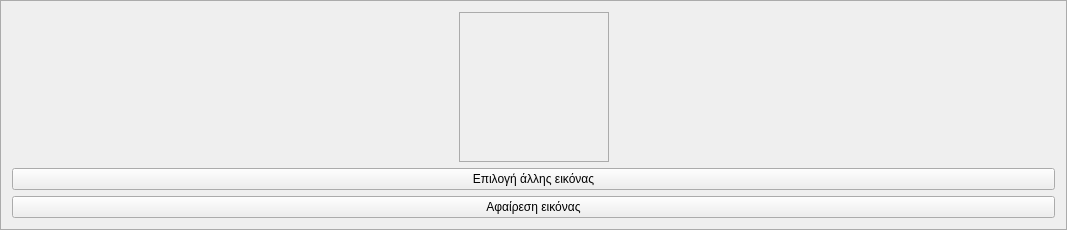
           <widget class="QFrame" name="frame_3">
            <property name="styleSheet">
             <string notr="true">QFrame{border:1px solid #ABABAB;}</string>
            </property>
            <property name="frameShape">
             <enum>QFrame::StyledPanel</enum>
            </property>
            <property name="frameShadow">
             <enum>QFrame::Raised</enum>
            </property>
            <layout class="QGridLayout" name="gridLayout_2">
             <item row="0" column="0">
              <spacer name="horizontalSpacer">
               <property name="orientation">
                <enum>Qt::Horizontal</enum>
               </property>
               <property name="sizeHint" stdset="0">
                <size>
                 <width>441</width>
                 <height>20</height>
                </size>
               </property>
              </spacer>
             </item>
             <item row="0" column="1">
              <widget class="QLabel" name="station_image_label">
               <property name="minimumSize">
                <size>
                 <width>150</width>
                 <height>150</height>
                </size>
               </property>
               <property name="maximumSize">
                <size>
                 <width>150</width>
                 <height>150</height>
                </size>
               </property>
               <property name="text">
                <string/>
               </property>
              </widget>
             </item>
             <item row="0" column="2">
              <spacer name="horizontalSpacer_2">
               <property name="orientation">
                <enum>Qt::Horizontal</enum>
               </property>
               <property name="sizeHint" stdset="0">
                <size>
                 <width>440</width>
                 <height>20</height>
                </size>
               </property>
              </spacer>
             </item>
             <item row="1" column="0" colspan="3">
              <widget class="QPushButton" name="select_image_file_button">
               <property name="sizePolicy">
                <sizepolicy hsizetype="Minimum" vsizetype="Maximum">
                 <horstretch>0</horstretch>
                 <verstretch>0</verstretch>
                </sizepolicy>
               </property>
               <property name="text">
                <string>Επιλογή άλλης εικόνας</string>
               </property>
              </widget>
             </item>
             <item row="2" column="0" colspan="3">
              <widget class="QPushButton" name="remove_image_file">
               <property name="sizePolicy">
                <sizepolicy hsizetype="Minimum" vsizetype="Maximum">
                 <horstretch>0</horstretch>
                 <verstretch>0</verstretch>
                </sizepolicy>
               </property>
               <property name="text">
                <string>Αφαίρεση εικόνας</string>
               </property>
              </widget>
             </item>
            </layout>
           </widget>
